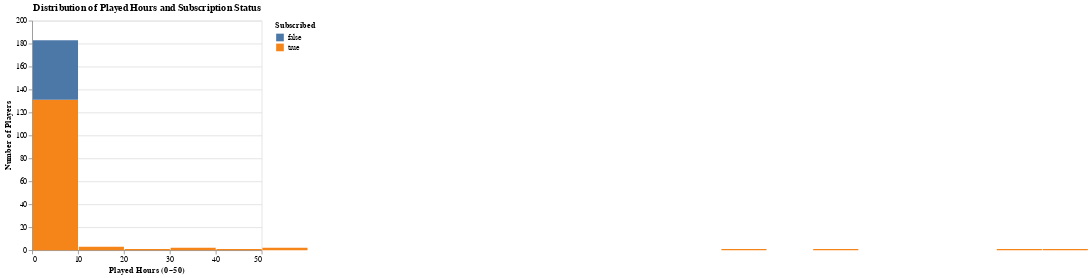

Notebook code cell kept with this figure:
### Markdown cell above
Subscription rates differ by experience. “Pro” and “Veteran” players show relatively higher subscription counts, suggesting that experienced players are more engaged with game-related content.

### Code cell
alt.Chart(players).mark_bar().encode(
    x=alt.X('played_hours:Q', bin=alt.Bin(maxbins=30), title='Played Hours (0–50)', scale=alt.Scale(domain=[0, 50])),
    y=alt.Y('count()', title='Number of Players'),
    color=alt.Color('subscribe:N', title='Subscribed')
).properties(
    title='Distribution of Played Hours and Subscription Status'
)

### Figure 1 — Vega-Lite specification as saved in the notebook (floating-point values rounded to 4 significant figures; data arrays with more than 128 entries replaced by an {"elided": "..."} marker saying what was removed)
{"config": {"view": {"continuousWidth": 300, "continuousHeight": 300}}, "data": {"name": "data-ce4363b1cc149d2771de4f7f6f9a7330"}, "mark": {"type": "bar"}, "encoding": {"color": {"field": "subscribe", "title": "Subscribed", "type": "nominal"}, "x": {"bin": {"maxbins": 30}, "field": "played_hours", "scale": {"domain": [0, 50]}, "title": "Played Hours (0–50)", "type": "quantitative"}, "y": {"aggregate": "count", "title": "Number of Players", "type": "quantitative"}}, "title": "Distribution of Played Hours and Subscription Status", "$schema": "https://vega.github.io/schema/vega-lite/v5.20.1.json", "datasets": {"data-ce4363b1cc149d2771de4f7f6f9a7330": {"elided": "196 records"}}}
